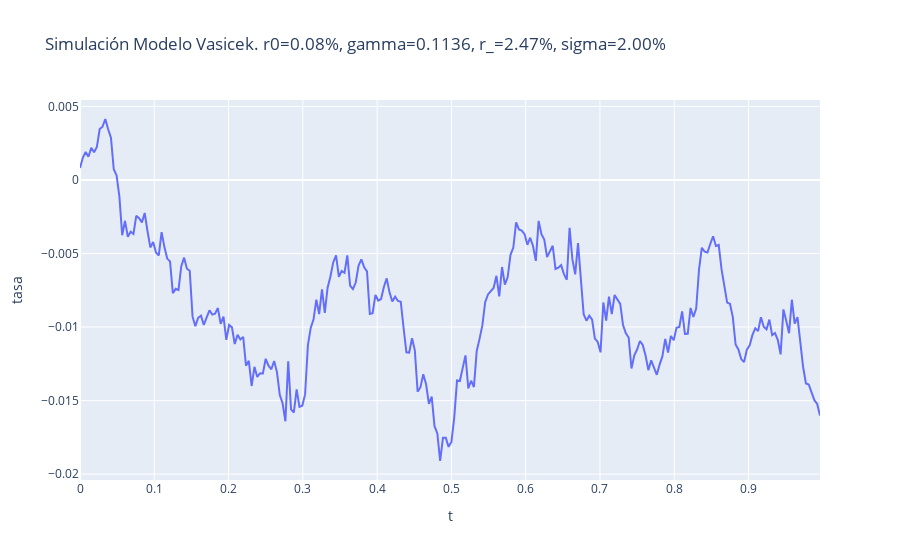

The cell this chart's notebook holds for it:
### Code cell
sim = vasicek_path(r0, optimo2[0], optimo2[1], sigma0)
df_sim = pd.DataFrame(sim, columns=['t', 'tasa'])
fig = px.line(
    df_sim, x='t',
    y='tasa',
    title=f'Simulación Modelo Vasicek. r0={r0:.2%}, gamma={optimo2[1]:.4f}, r_={optimo2[0]:.2%}, sigma={sigma0:.2%}'
)
fig.show()

### Figure 1 — Plotly figure (JSON) as saved in the notebook; plotly's stock layout.template omitted (floating-point values rounded to 4 significant figures; data arrays with more than 128 entries replaced by an {"elided": "..."} marker saying what was removed)
{"data": [{"hovertemplate": "t=%{x}<br>tasa=%{y}<extra></extra>", "legendgroup": "", "line": {"color": "#636efa", "dash": "solid"}, "mode": "lines", "name": "", "orientation": "v", "showlegend": false, "type": "scatter", "x": {"elided": "264 float values"}, "xaxis": "x", "y": {"elided": "264 float values"}, "yaxis": "y"}], "layout": {"legend": {"tracegroupgap": 0}, "title": {"text": "Simulación Modelo Vasicek. r0=0.08%, gamma=0.1136, r_=2.47%, sigma=2.00%"}, "xaxis": {"anchor": "y", "domain": [0, 1], "title": {"text": "t"}}, "yaxis": {"anchor": "x", "domain": [0, 1], "title": {"text": "tasa"}}}}
